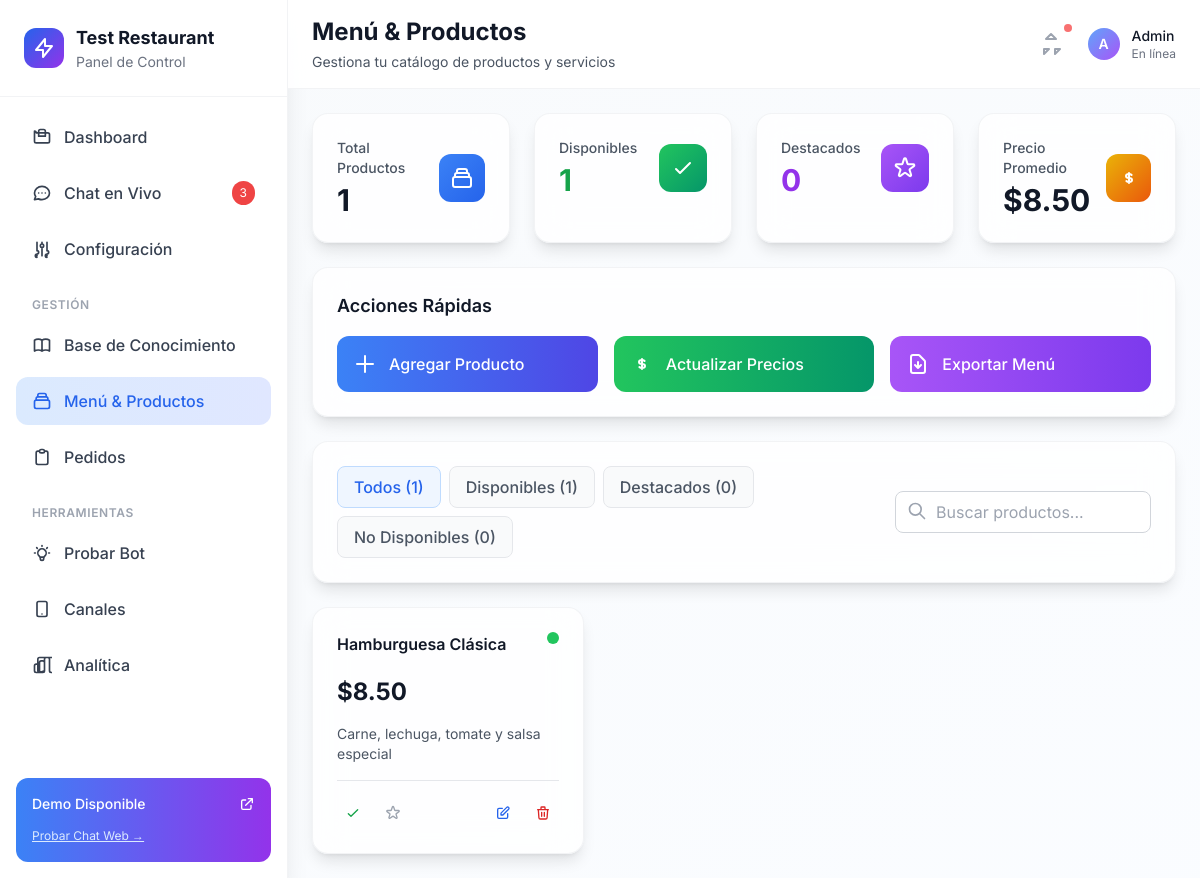
Page /admin/menu on the earlier database version.
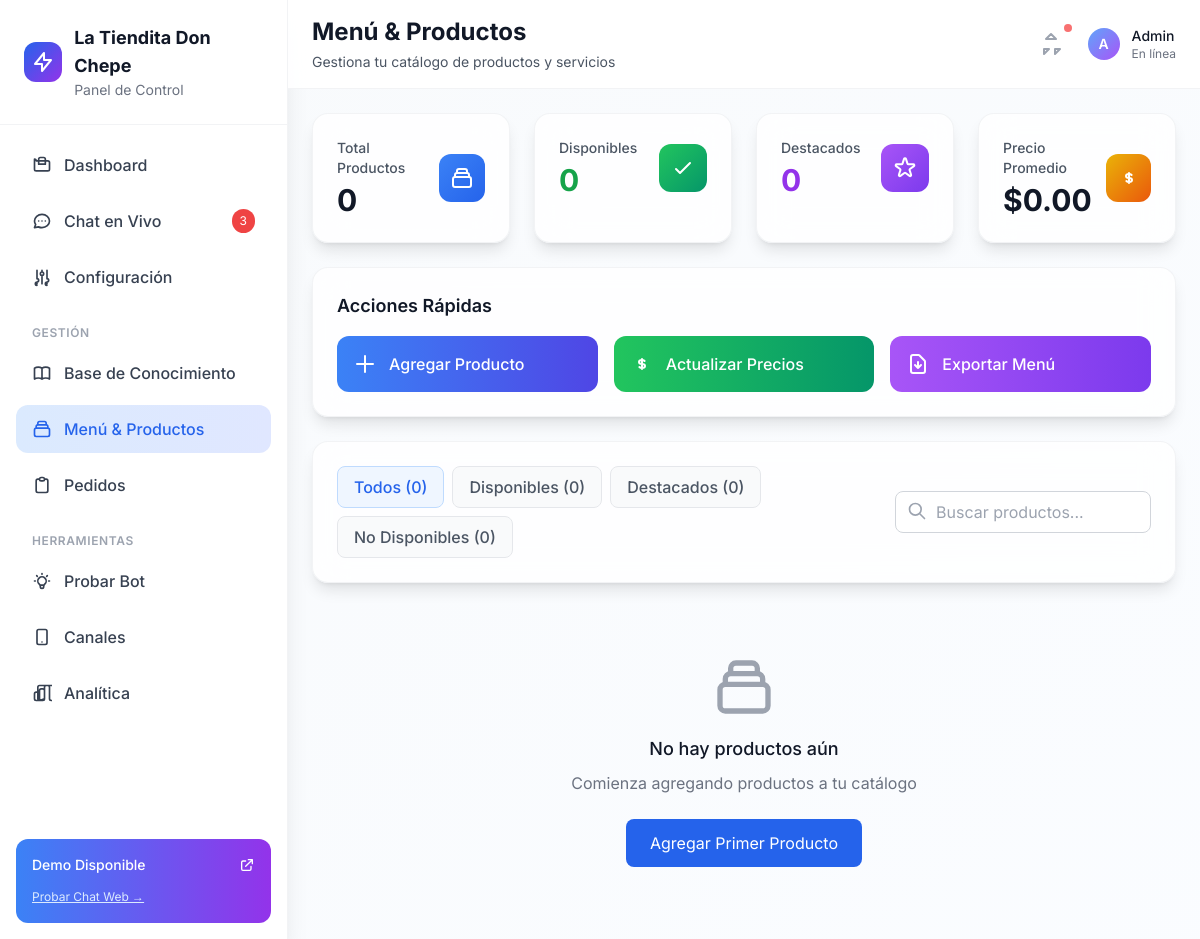
Same page on the later database version.
### app/db/models.py (models this page shows)
class Setting(SQLModel, table=True):
    id: Optional[int] = Field(default=None, primary_key=True)
    key: str = Field(unique=True)
    value: Optional[str] = None
    category: str = "general"  # business, ai, channels, etc.
    is_secret: bool = False  # Para API keys y passwords
    created_at: datetime = Field(default_factory=datetime.utcnow)
    updated_at: Optional[datetime] = None

class Product(SQLModel, table=True):
    id: Optional[int] = Field(default=None, primary_key=True)
    name: str
    price: float
    description: Optional[str] = None
    available: bool = True
    category: Optional[str] = None
    tags: Optional[str] = None
    featured: bool = False
    created_at: datetime = Field(default_factory=datetime.utcnow)

### app/routes/ui.py (the view)
@router.get("/admin/menu", response_class=HTMLResponse)
async def menu_management(request: Request, session: Session = Depends(get_session)):
    product_repo = ProductRepo(session)
    products = product_repo.get_all(available_only=False)
    return templates.TemplateResponse(
        "admin/menu_modern.html",
        {"request": request, "config": get_dynamic_config(), "products": products}
    )

### app/templates/admin/menu_modern.html (shortened to what the changed rows need)
{% extends "base_modern.html" %}
{% block page_title %}Menú & Productos{% endblock %}
{% block content %}
<div class="p-6 space-y-6">
    <div class="grid grid-cols-1 md:grid-cols-4 gap-6">
        <div class="bg-white/80 backdrop-blur-lg rounded-2xl p-6 border border-gray-200/50 shadow-lg">
            <div class="flex items-center justify-between">
                <div>
                    <p class="text-sm font-medium text-gray-600 mb-1">Total Productos</p>
                    <p class="text-3xl font-bold text-gray-900">{{ products | length }}</p>
                </div>
            </div>
        </div>
        <div class="bg-white/80 backdrop-blur-lg rounded-2xl p-6 border border-gray-200/50 shadow-lg">
            <div class="flex items-center justify-between">
                <div>
                    <p class="text-sm font-medium text-gray-600 mb-1">Disponibles</p>
                    <p class="text-3xl font-bold text-green-600">{{ products | selectattr("available", "equalto", true) | list | length }}</p>
                </div>
            </div>
        </div>
        <div class="bg-white/80 backdrop-blur-lg rounded-2xl p-6 border border-gray-200/50 shadow-lg">
            <div class="flex items-center justify-between">
                <div>
                    <p class="text-sm font-medium text-gray-600 mb-1">Precio Promedio</p>
                    <p class="text-3xl font-bold text-gray-900">
                        ${{ "%.2f"|format(products | map(attribute="price") | sum / (products | length) if products else 0) }}
                    </p>
                </div>
            </div>
        </div>
    </div>
    <div class="bg-white/80 backdrop-blur-lg rounded-2xl p-6 border border-gray-200/50 shadow-lg">
        <div class="flex flex-col sm:flex-row gap-4 items-center justify-between">
            <div class="flex flex-wrap gap-2">
                <button onclick="filterProducts('all')" class="filter-btn active px-4 py-2 rounded-lg bg-blue-50 text-blue-600 border border-blue-200 font-medium">
                    Todos ({{ products | length }})
                </button>
                <button onclick="filterProducts('available')" class="filter-btn px-4 py-2 rounded-lg bg-gray-50 text-gray-600 border border-gray-200 hover:bg-gray-100 font-medium">
                    Disponibles ({{ products | selectattr("available", "equalto", true) | list | length }})
                </button>
                <button onclick="filterProducts('featured')" class="filter-btn px-4 py-2 rounded-lg bg-gray-50 text-gray-600 border border-gray-200 hover:bg-gray-100 font-medium">
                    Destacados ({{ products | selectattr("featured", "equalto", true) | list | length }})
                </button>
                <button onclick="filterProducts('unavailable')" class="filter-btn px-4 py-2 rounded-lg bg-gray-50 text-gray-600 border border-gray-200 hover:bg-gray-100 font-medium">
                    No Disponibles ({{ products | selectattr("available", "equalto", false) | list | length }})
                </button>
            </div>
        </div>
    </div>
    <div class="grid grid-cols-1 md:grid-cols-2 lg:grid-cols-3 xl:grid-cols-4 gap-6" id="products-grid">
        {% if products %}
            {% for product in products %}
            <div class="product-card bg-white/80 backdrop-blur-lg rounded-2xl p-6 border border-gray-200/50 shadow-lg hover:shadow-xl transition-all duration-300 transform hover:scale-105"
                 data-available="{{ product.available | lower }}"
                 data-featured="{{ product.featured | lower }}"
                 data-name="{{ product.name | lower }}"
                 data-category="{{ product.category | lower if product.category else '' }}">
                <div class="flex items-start justify-between mb-4">
                    <div class="flex-1">
                        <h3 class="font-semibold text-gray-900 mb-1">{{ product.name }}</h3>
                    </div>
                    <div class="flex items-center space-x-1">
                        <span class="w-3 h-3 rounded-full {{ 'bg-green-500' if product.available else 'bg-gray-300' }}"></span>
                    </div>
                </div>
                <div class="mb-4">
                    <span class="text-2xl font-bold text-gray-900">${{ "%.2f"|format(product.price) }}</span>
                </div>
                {% if product.description %}
                <p class="text-sm text-gray-600 mb-4 line-clamp-2">{{ product.description }}</p>
                {% endif %}
                <div class="flex items-center justify-between pt-4 border-t border-gray-200">
                    <div class="flex items-center space-x-2">
                        <button onclick="toggleAvailability({{ product.id }}, {{ product.available | lower }})"
                                class="p-2 rounded-lg transition-colors {{ 'text-green-600 hover:bg-green-50' if product.available else 'text-gray-400 hover:bg-gray-50' }}"
                                title="{{ 'Marcar no disponible' if product.available else 'Marcar disponible' }}">
                            <svg class="w-4 h-4" fill="none" stroke="currentColor" viewBox="0 0 24 24">
                                {% if product.available %}
                                <path stroke-linecap="round" stroke-linejoin="round" stroke-width="2" d="M5 13l4 4L19 7"></path>
                                {% else %}
                                <path stroke-linecap="round" stroke-linejoin="round" stroke-width="2" d="M6 18L18 6M6 6l12 12"></path>
                                {% endif %}
                            </svg>
                        </button>
                        <button onclick="toggleFeatured({{ product.id }}, {{ product.featured | lower }})"
                                class="p-2 rounded-lg transition-colors {{ 'text-yellow-500 hover:bg-yellow-50' if product.featured else 'text-gray-400 hover:bg-gray-50' }}"
                                title="{{ 'Quitar de destacados' if product.featured else 'Marcar como destacado' }}">
                            <svg class="w-4 h-4" fill="{{ 'currentColor' if product.featured else 'none' }}" stroke="currentColor" viewBox="0 0 24 24">
                                <path stroke-linecap="round" stroke-linejoin="round" stroke-width="2" d="M11.049 2.927c.3-.921 1.603-.921 1.902 0l1.519 4.674a1 1 0 00.95.69h4.915c.969 0 1.371 1.24.588 1.81l-3.976 2.888a1 1 0 00-.363 1.118l1.518 4.674c.3.922-.755 1.688-1.538 1.118l-3.976-2.888a1 1 0 00-1.176 0l-3.976 2.888c-.783.57-1.838-.197-1.538-1.118l1.518-4.674a1 1 0 00-.363-1.118l-3.976-2.888c-.784-.57-.38-1.81.588-1.81h4.914a1 1 0 00.951-.69l1.519-4.674z"></path>
                            </svg>
                        </button>
                    </div>
                    <div class="flex items-center space-x-2">
                        <button onclick="editProduct({{ product.id }}, '{{ product.name }}', {{ product.price }}, '{{ product.description or '' }}', '{{ product.category or '' }}', '{{ product.tags or '' }}', {{ product.available | lower }}, {{ product.featured | lower }})"
                                class="p-2 text-blue-600 hover:bg-blue-50 rounded-lg transition-colors">
                            <svg class="w-4 h-4" fill="none" stroke="currentColor" viewBox="0 0 24 24">
                                <path stroke-linecap="round" stroke-linejoin="round" stroke-width="2" d="M11 5H6a2 2 0 00-2 2v11a2 2 0 002 2h11a2 2 0 002-2v-5m-1.414-9.414a2 2 0 112.828 2.828L11.828 15H9v-2.828l8.586-8.586z"></path>
                            </svg>
                        </button>
                        <button onclick="deleteProduct({{ product.id }})"
                                class="p-2 text-red-600 hover:bg-red-50 rounded-lg transition-colors">
                            <svg class="w-4 h-4" fill="none" stroke="currentColor" viewBox="0 0 24 24">
                                <path stroke-linecap="round" stroke-linejoin="round" stroke-width="2" d="M19 7l-.867 12.142A2 2 0 0116.138 21H7.862a2 2 0 01-1.995-1.858L5 7m5 4v6m4-6v6m1-10V4a1 1 0 00-1-1h-4a1 1 0 00-1 1v3M4 7h16"></path>
                            </svg>
                        </button>
                    </div>
                </div>
            </div>
            {% endfor %}
        {% else %}
        <div class="col-span-full text-center py-12">
            <h3 class="text-lg font-medium text-gray-900 mb-2">No hay productos aún</h3>
            <p class="text-gray-500 mb-6">Comienza agregando productos a tu catálogo</p>
            <button onclick="openAddProductModal()" class="bg-blue-600 text-white px-6 py-3 rounded-lg hover:bg-blue-700 transition-colors">
                Agregar Primer Producto
            </button>
        </div>
        {% endif %}
    </div>
</div>
{% endblock %}

### app/templates/base_modern.html (shortened to what the changed rows need)
<!DOCTYPE html>
<html lang="es">
<head>
    <script src="https://cdn.tailwindcss.com"></script>
</head>
<body class="bg-gradient-to-br from-slate-50 to-blue-50/30 min-h-screen font-sans">
    <div class="flex h-screen">
        <nav class="w-72 bg-white/90 backdrop-blur-lg shadow-xl border-r border-gray-200/50">
            <div class="p-6 border-b border-gray-200/50">
                <div class="flex items-center space-x-3">
                    <div>
                        <h1 class="text-lg font-bold text-gray-900">{{ config.business.name }}</h1>
                        <p class="text-sm text-gray-500">Panel de Control</p>
                    </div>
                </div>
            </div>
        </nav>
        <main class="flex-1 flex flex-col overflow-hidden">
            <header class="bg-white/90 backdrop-blur-lg border-b border-gray-200/50 px-6 py-4">
                <div class="flex items-center justify-between">
                    <div>
                        <h2 class="text-2xl font-bold text-gray-900">{% block page_title %}{% endblock %}</h2>
                    </div>
                </div>
            </header>
            <div class="flex-1 overflow-auto">
                {% block content %}{% endblock %}
            </div>
        </main>
    </div>
</body>
</html>

Differences in the rows shown:
removed Setting: business.name "Test Restaurant"
removed Product: name "Hamburguesa Clásica", available True (drawn), price "8.50", description "Carne, lechuga, tomate y salsa especial", featured False (drawn)
Other differences:
{{ config.business.name }}: (not shown) → "La Tiendita Don Chepe"
{{ products | length }}: "1" → "0"
{{ products | selectattr("available", "equalto", true) | list | length }}: "1" → "0"
text no longer shown: "8.50"
text now shown: "0.00 No hay productos aún Comienza agregando productos a tu catálogo Agregar Primer Producto"
